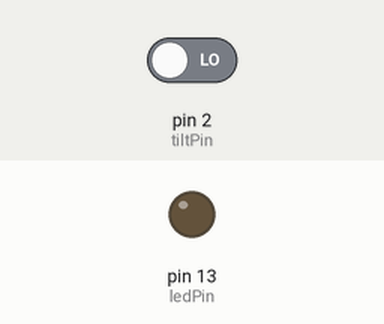
Recording of a sketch running on a simulated Arduino Uno, built with avr-gcc and run on an emulated ATmega328P. Parts: output pins drawn as LEDs (lit = HIGH). The test bench sets the inputs (shaded band); at power-on: pin 2 (tiltPin) LOW.

Above: at 1.2 s.
1.3 s: pin 2 (tiltPin) driven HIGH
At 1.8 s:
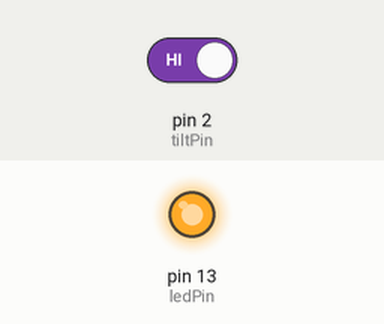
2.8 s: pin 2 (tiltPin) driven LOW
At 4.2 s:
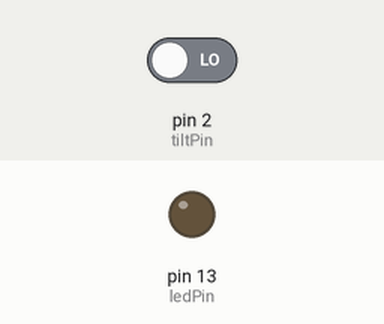
Timing chart, 0 to 5.8 s (numbered marks = the images above; inputs shaded):
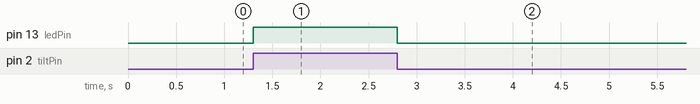

The sketch:

teeter.ino
```cpp
const int tiltPin = 2;
const int ledPin = 13;
// motorpins

void setup() {
  pinMode(tiltPin, INPUT);
  pinMode(ledPin, OUTPUT);
  // set motor pins as OUTPUT
}

void loop() {
  // read tilt state
  int tiltState = digitalRead(tiltPin);
  if (tiltState == HIGH) {
	  // motor
    digitalWrite(ledPin, HIGH);
    // stop motors
  } else {
    // upright/stable, do nothing
    digitalWrite(ledPin, LOW);
    // motor functions
  }
  // delay(10);
}
```

Measured:
- after the input at 1.3 s, pin 13 (ledPin): LOW → HIGH at once
- after the input at 2.8 s, pin 13 (ledPin): HIGH → LOW at once
